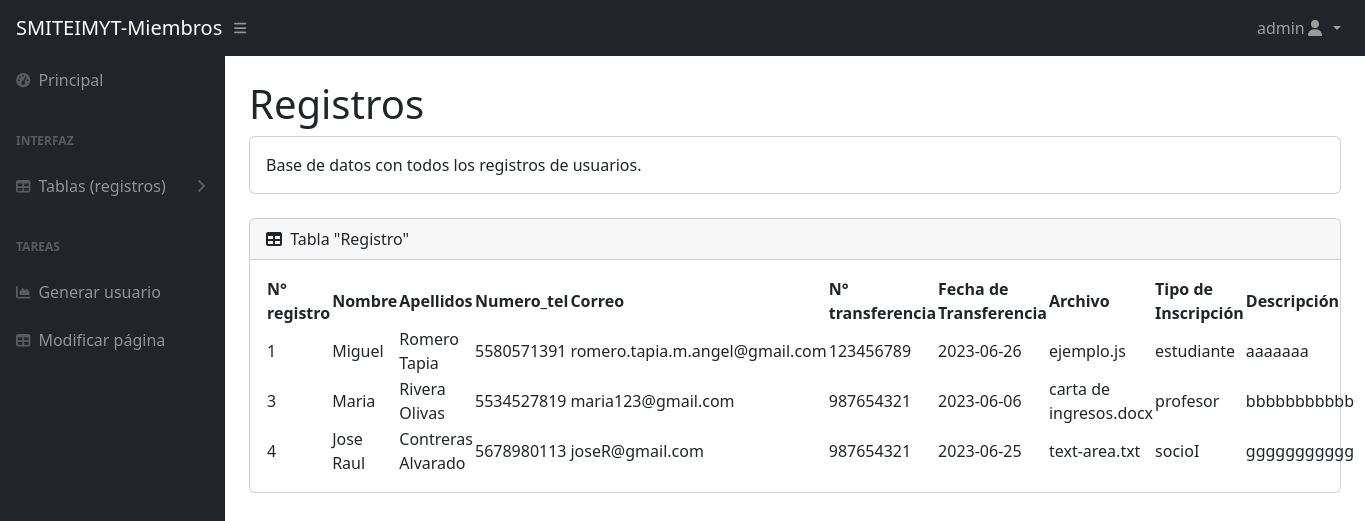
/pages/admin/Tregistros.php (signed in), run on the app's committed database.
### tables this page shows
CREATE TABLE `registro` (
  `no_registro` int NOT NULL,
  `nombre` varchar(70) NOT NULL,
  `apellidos` varchar(60) NOT NULL,
  `numero_tel` varchar(10) NOT NULL,
  `email` varchar(80) NOT NULL,
  `no_transferencia` int NOT NULL,
  `fecha_transferencia` date NOT NULL,
  `archivo` text NOT NULL,
  `tipo_inscripcion` varchar(50) NOT NULL,
  `descripcion` text NOT NULL
);

### php/sesion.php (called while the page is built, shortened)
<?php
$usuario = $_SESSION['usuario'];
$tipo_usuario = $_SESSION['tipo_usuario'];
?>

### pages/admin/Tregistros.php (the view, shortened to what this page needs)
<?php
include("../../php/connection.php");
include("../../php/sesion.php");
$consulta = "SELECT * FROM registro";
?>
<!DOCTYPE html>
<html lang="es">
<head>
    <link href="https://cdn.jsdelivr.net/npm/simple-datatables@7.1.2/dist/style.min.css" rel="stylesheet" />
    <link href="css/styles.css" rel="stylesheet" />
</head>
<body class="sb-nav-fixed">
    <nav class="sb-topnav navbar navbar-expand navbar-dark bg-dark">
        <a class="navbar-brand ps-3" href="indexMiembros.php">SMITEIMYT-Miembros</a>
        <button class="btn btn-link btn-sm order-1 order-lg-0 me-4 me-lg-0" id="sidebarToggle" href="#!"><i
                class="fas fa-bars"></i></button>
        <ul class="navbar-nav ms-auto me-0 me-md-3 my-2 my-md-0">
            <li class="nav-item dropdown">
                <a class="nav-link dropdown-toggle" id="navbarDropdown" href="#" role="button" data-bs-toggle="dropdown"
                    aria-expanded="false">
                    <?php echo $usuario; ?><i class="fas fa-user fa-fw"></i>
                </a>
            </li>
        </ul>
    </nav>
     <div id="layoutSidenav">
            <div id="layoutSidenav_nav">
                <nav class="sb-sidenav accordion sb-sidenav-dark" id="sidenavAccordion">
                    <div class="sb-sidenav-menu">
                        <div class="nav">
                            <a class="nav-link" href="../../index.html">
                                <div class="sb-nav-link-icon"><i class="fas fa-tachometer-alt"></i></div>
                                Principal
                            </a>
                            <?php if($tipo_usuario == 'admin'){ ?>
                            <div class="sb-sidenav-menu-heading">Interfaz</div>
                            <a class="nav-link collapsed" href="#" data-bs-toggle="collapse" data-bs-target="#collapsePages" aria-expanded="false" aria-controls="collapsePages">
                                <div class="sb-nav-link-icon"><i class="fas fa-table"></i></i></div>
                                Tablas (registros)
                                <div class="sb-sidenav-collapse-arrow"><i class="fas fa-angle-down"></i></div>
                            </a>
                            <?php } ?>
                            <div class="sb-sidenav-menu-heading">Tareas</div>
                            <a class="nav-link" href="charts.php">
                                <div class="sb-nav-link-icon"><i class="fas fa-chart-area"></i></div>
                                Generar usuario
                            </a>
                            <a class="nav-link" href="tables.html">
                                <div class="sb-nav-link-icon"><i class="fas fa-table"></i></div>
                                Modificar página
                            </a>
                        </div>
                    </div>
                </nav>
            </div>
        <div id="layoutSidenav_content">
            <main>
                <div class="container-fluid px-4">
                    <h1 class="mt-4">Registros</h1>
                    <div class="card mb-4">
                        <div class="card-body">
                            Base de datos con todos los registros de usuarios.
                        </div>
                    </div>
                    <div class="card mb-4">
                        <div class="card-header">
                            <i class="fas fa-table me-1"></i>
                            Tabla "Registro"
                        </div>
                        <div class="card-body">
                            <table id="datatablesSimple">
                                <thead>
                                    <tr>
                                        <th>N° registro</th>
                                        <th>Nombre</th>
                                        <th>Apellidos</th>
                                        <th>Numero_tel</th>
                                        <th>Correo</th>
                                        <th>N° transferencia</th>
                                        <th>Fecha de Transferencia</th>
                                        <th>Archivo</th>
                                        <th>Tipo de Inscripción</th>
                                        <th>Descripción</th>
                                    </tr>
                                </thead>
                                <tbody>
                                    <?php $resultado = mysqli_query($conn, $consulta);
                                    while($row = mysqli_fetch_assoc($resultado)){
                                    ?>
                                    <tr>
                                        <td>
                                            <?php echo $row['no_registro']; ?>
                                        </td>
                                        <td>
                                            <?php echo $row['nombre']; ?>
                                        </td>
                                        <td>
                                            <?php echo $row['apellidos']; ?>
                                        </td>
                                        <td>
                                            <?php echo $row['numero_tel']; ?>
                                        </td>
                                        <td>
                                            <?php echo $row['email']; ?>
                                        </td>
                                        <td>
                                            <?php echo $row['no_transferencia']; ?>
                                        </td>
                                        <td>
                                            <?php echo $row['fecha_transferencia']; ?>
                                        </td>
                                        <td>
                                            <?php echo $row['archivo']; ?>
                                        </td>
                                        <td>
                                            <?php echo $row['tipo_inscripcion']; ?>
                                        </td>
                                        <td>
                                            <?php echo $row['descripcion']; ?>
                                        </td>
                                        <?php }?>
                                    </tr>
                                </tbody>
                            </table>
                        </div>
                    </div>
                </div>
            </main>
        </div>
    </div>
</body>
</html>

### data on the page
registro: no_registro "1", nombre "Miguel", apellidos "Romero Tapia", numero_tel "5580571391", email "romero.tapia.m.angel@gmail.com", no_transferencia "123456789", fecha_transferencia "2023-06-26", archivo "ejemplo.js", tipo_inscripcion "estudiante", descripcion "aaaaaaa"
registro: no_registro "3", nombre "Maria", apellidos "Rivera Olivas", numero_tel "5534527819", email "maria123@gmail.com", no_transferencia "987654321", fecha_transferencia "2023-06-06", archivo "carta de ingresos.docx", tipo_inscripcion "profesor", descripcion "bbbbbbbbbbb"
registro: no_registro "4", nombre "Jose Raul", apellidos "Contreras Alvarado", numero_tel "5678980113", email "joseR@gmail.com", no_transferencia "987654321", fecha_transferencia "2023-06-25", archivo "text-area.txt", tipo_inscripcion "socioI", descripcion "ggggggggggg"

### other printed values
$usuario "admin"
